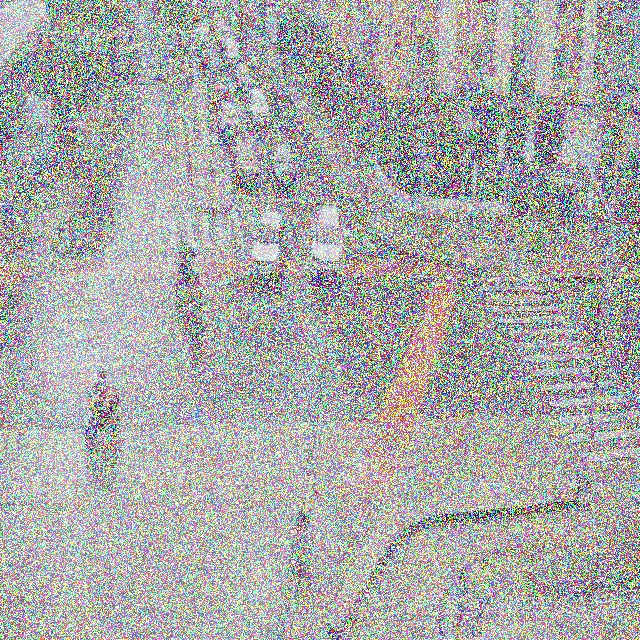
#> input picture data/replay_buffer/images/aguanambi-1085_png_jpg.rf.0608a42a5c9090a4efaf9567f80fa992.jpg, 640 x 640 px, found by its file name; its folder holds 4 pictures in this run
$ python run_drift_detection.py
#> lines starting #> are read from the running program, lines starting #| are printed output that depends on the picture
### drift_detection/image_stats.py
import cv2
import os
import numpy as np
from scipy.stats import entropy

def image_statistics(image_path):
    img = cv2.imread(image_path, cv2.IMREAD_GRAYSCALE)
    if img is None:
        return None

    mean = np.mean(img)
    std = np.std(img)

    hist = cv2.calcHist([img], [0], None, [256], [0,256])
    hist = hist.flatten() + 1e-6
    hist /= hist.sum()

    ent = entropy(hist)

    return mean, std, ent


def compute_dataset_stats(image_dir):
    stats = []

    for img_name in os.listdir(image_dir):
        img_path = os.path.join(image_dir, img_name)
        s = image_statistics(img_path)
        if s:
            stats.append(s)

    return np.array(stats)

### drift_detection/detect_drift.py
import numpy as np
from .image_stats import compute_dataset_stats
from .embedding_drift import compute_embedding_drift

# Thresholds (tunable, explainable)
IMAGE_STAT_THRESHOLD = 0.15
EMBEDDING_THRESHOLD = 0.25
CONF_ENTROPY_THRESHOLD = 1.2

def detect_drift(
    baseline_stats,
    current_stats,
    baseline_embeddings,
    current_embeddings,
    confidence_entropy
):
    # Image stats drift
    stat_drift = np.mean(np.abs(
        np.mean(current_stats, axis=0) -
        np.mean(baseline_stats, axis=0)
    ))

    # Embedding drift
    emb_drift = compute_embedding_drift(
        baseline_embeddings,
        current_embeddings
    )

    drift_detected = (
        stat_drift > IMAGE_STAT_THRESHOLD or
        emb_drift > EMBEDDING_THRESHOLD or
        confidence_entropy > CONF_ENTROPY_THRESHOLD
    )

    return {
        "stat_drift": stat_drift,
        "embedding_drift": emb_drift,
        "confidence_entropy": confidence_entropy,
        "drift_detected": drift_detected
    }

### drift_detection/embedding_drift.py
import numpy as np
from sklearn.metrics.pairwise import cosine_distances

def compute_embedding_drift(baseline_embeddings, current_embeddings):
    baseline_mean = np.mean(baseline_embeddings, axis=0)
    current_mean = np.mean(current_embeddings, axis=0)

    drift_score = cosine_distances(
        baseline_mean.reshape(1, -1),
        current_mean.reshape(1, -1)
    )[0][0]

    return drift_score

### run_drift_detection.py
import numpy as np
from drift_detection.image_stats import compute_dataset_stats
from drift_detection.detect_drift import detect_drift

BASELINE_IMAGES = "data/valid/images"
STREAM_IMAGES = "data/stream_day_7/images"

BASELINE_EMB = "metrics/baseline_embeddings.npy"

def main():
    print("Computing baseline image stats...")
    baseline_stats = compute_dataset_stats(BASELINE_IMAGES)
#> in image_statistics, `img = cv2.imread(image_path, cv2.IMREAD_GRAYSCALE)`:
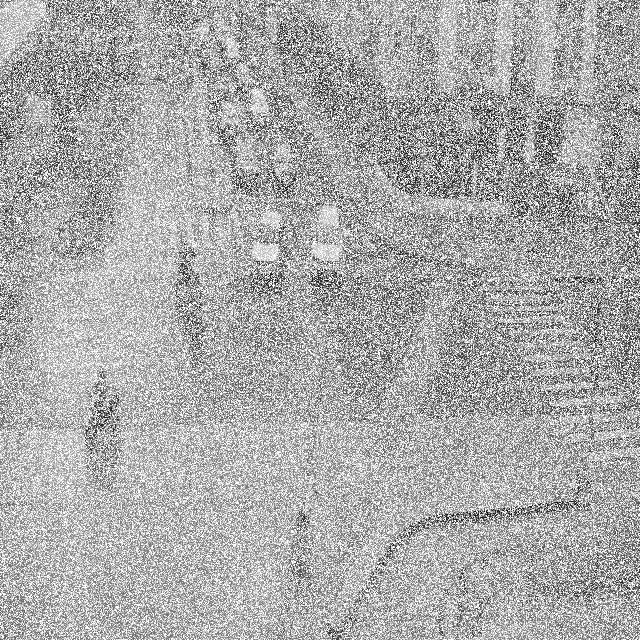
#> img: shape (640, 640); min 6, max 255, mean 170.4
#> in image_statistics, `mean = np.mean(img)`: mean = 170.4
#> in image_statistics, `std = np.std(img)`: std = 57.16
#> in image_statistics, `hist = cv2.calcHist([img], [0], None, [256], [0,256])`: hist = 256 values, max 26779 at index 255, min 0 at index 0, mean 1600
#> in image_statistics, `hist = hist.flatten() + 1e-6`: hist = 256 values, max 26779 at index 255, min 1e-06 at index 0, mean 1600
#> in image_statistics, `hist /= hist.sum()`: hist = 256 values, max 0.0654 at index 255, min 2.44e-12 at index 0, mean 0.00391
#> in image_statistics, `ent = entropy(hist)`: ent = 5.14
#> in compute_dataset_stats, `s = image_statistics(img_path)`: s = (170.4, 57.16, 5.14)
#> pass 2 of the loop in compute_dataset_stats, `for img_name in os.listdir(image_dir):`:
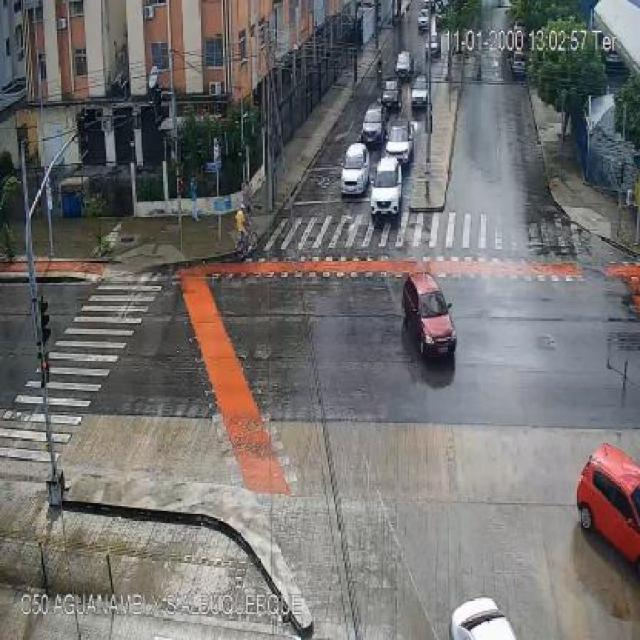
#> input picture data/replay_buffer/images/aguanambi-1105_png_jpg.rf.0aa6c5d1769ce60a33d7b51247f2a627.jpg, 640 x 640 px, found by its file name
#> in image_statistics (call 2), `img = cv2.imread(image_path, cv2.IMREAD_GRAYSCALE)`:
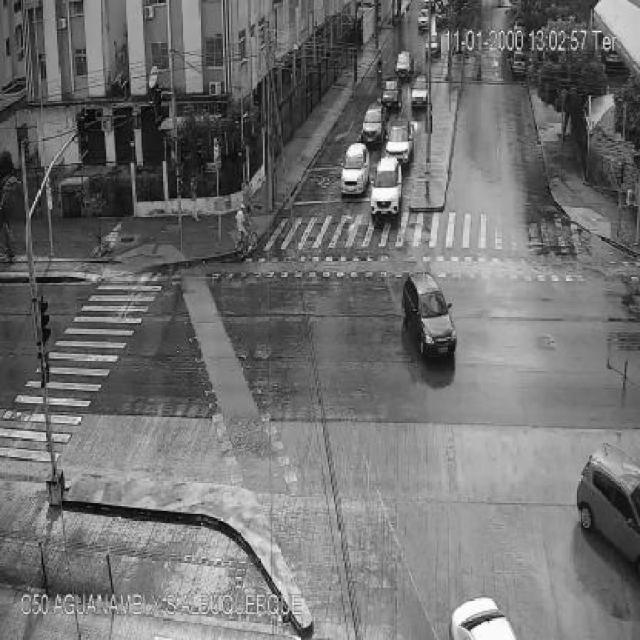
#> img: shape (640, 640); min 0, max 255, mean 112.2
#> mean = 112.2
#> std = 46.03
#> in image_statistics (call 2), `hist = cv2.calcHist([img], [0], None, [256], [0,256])`: hist = 256 values, max 4271 at index 149, min 9 at index 2, mean 1600
#> in image_statistics (call 2), `hist /= hist.sum()`: hist = 256 values, max 0.0104 at index 149, min 2.2e-05 at index 2, mean 0.00391
#> ent = 5.18
#> s = (112.2, 46.03, 5.18)
#> pass 3 of the loop in compute_dataset_stats, `for img_name in os.listdir(image_dir):`:
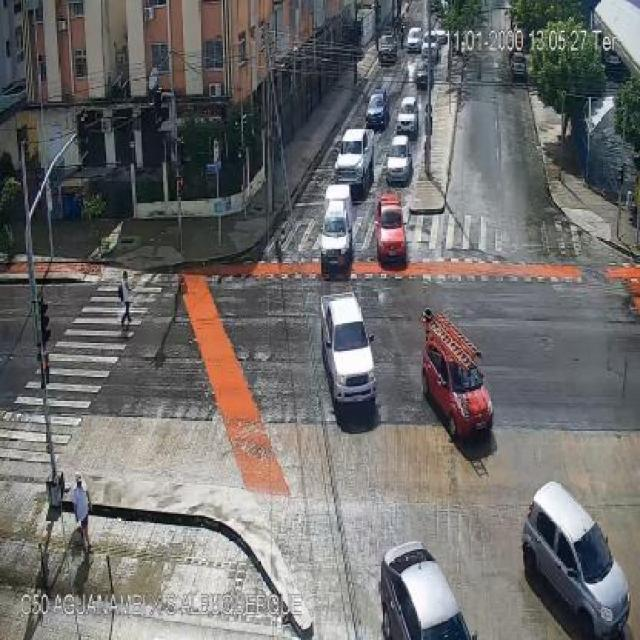
#> input picture data/replay_buffer/images/aguanambi-1255_png_jpg.rf.4a5897742234e20f308c68ce44f7e8d3.jpg, 640 x 640 px, found by its file name
#> in image_statistics (call 3), `img = cv2.imread(image_path, cv2.IMREAD_GRAYSCALE)`:
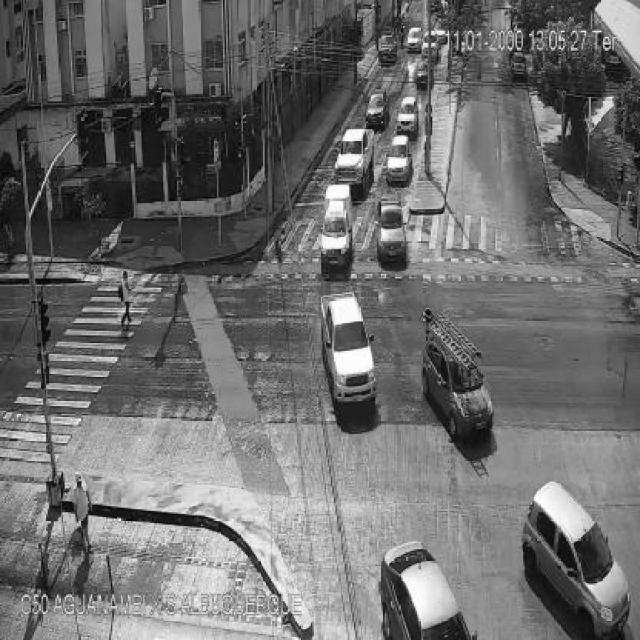
#> img: shape (640, 640); min 0, max 255, mean 109.7
#> mean = 109.7
#> std = 52.76
#> in image_statistics (call 3), `hist = cv2.calcHist([img], [0], None, [256], [0,256])`: hist = 256 values, max 3261 at index 98, min 8 at index 1, mean 1600
#> in image_statistics (call 3), `hist /= hist.sum()`: hist = 256 values, max 0.00796 at index 98, min 1.95e-05 at index 1, mean 0.00391
#> ent = 5.33
#> s = (109.7, 52.76, 5.33)
#> the loop made 4 passes; the first 3 are shown

    print("Computing current stream image stats...")
    current_stats = compute_dataset_stats(STREAM_IMAGES)
#> pass 2 of the loop in compute_dataset_stats, `for img_name in os.listdir(image_dir):`:
#> pass 3 of the loop in compute_dataset_stats, `for img_name in os.listdir(image_dir):`:
#> the loop made 4 passes; the first 3 are shown

    print("Loading baseline embeddings...")
    baseline_embeddings = np.load(BASELINE_EMB, allow_pickle=True)
#> (reads metrics/baseline_embeddings.npy from the repository)

    current_embeddings = baseline_embeddings + np.random.normal(
        0, 0.05, size=baseline_embeddings.shape
    )

    confidence_entropy = 1.35

    result = detect_drift(
        baseline_stats,
        current_stats,
        baseline_embeddings,
        current_embeddings,
        confidence_entropy
    )

    print("\n--- DRIFT REPORT ---")
    for k, v in result.items():
        print(f"{k}: {v}")

if __name__ == "__main__":
    main()
